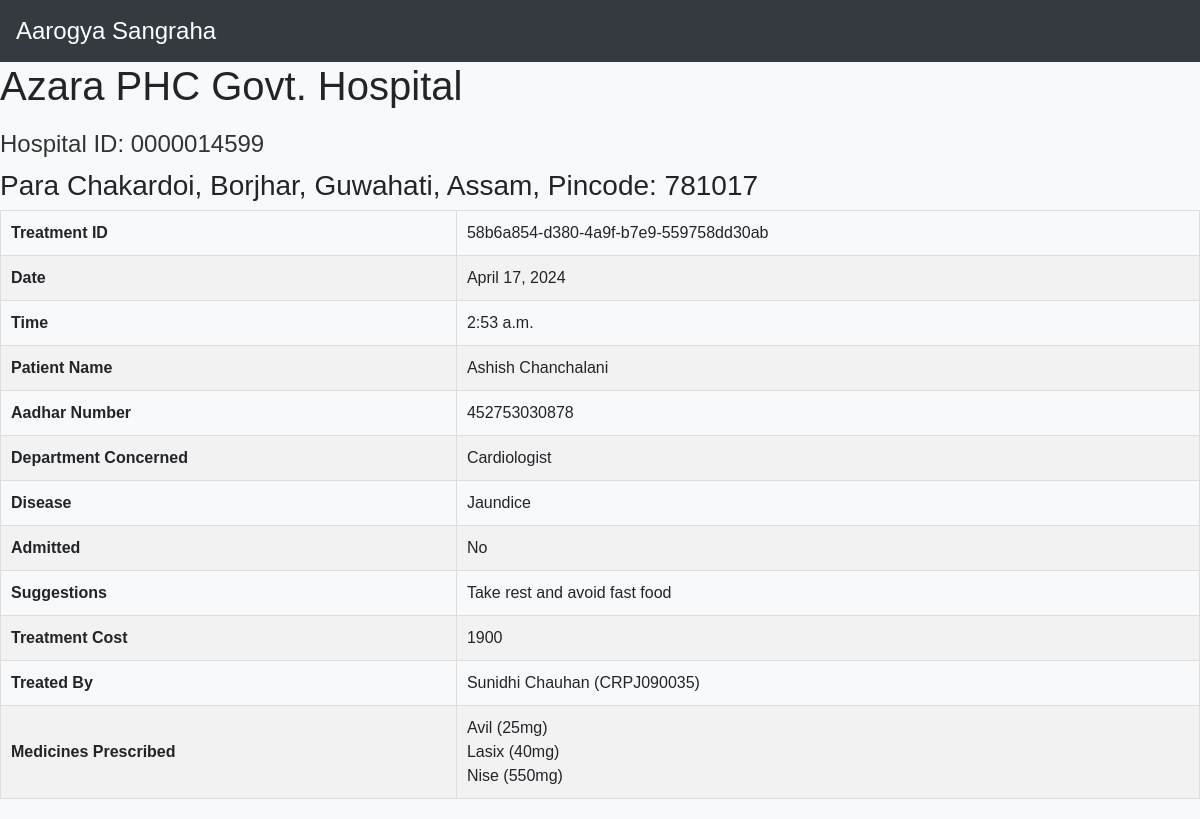
/treatment/treatment-detail/58b6a854d3804a9fb7e9559758dd30ab, run on the app's committed database.
### treatment/models.py (models this page shows, shortened)
class Treatment(models.Model):
    tid = models.UUIDField(primary_key=True, default=uuid.uuid4, editable=False)
    date = models.DateField(auto_now_add=True)
    time = models.TimeField(auto_now_add=True)
    symptoms = models.CharField(max_length=500)
    advisedTest = models.CharField(max_length=250,default=None,null=True,blank=True)
    disease = models.CharField(max_length=75)
    admitted = models.CharField(max_length=20, choices=aList, default='Not Required')
    aadharNo = models.ForeignKey(Patient,on_delete=models.CASCADE,to_field='aadharNo')
    treatmentCost = models.IntegerField()
    medicalID = models.ForeignKey(MedicalPractitioner,on_delete=models.SET_NULL,null=True,blank=True,to_field='medicalID')
    hospitalID = models.ForeignKey(Hospital, on_delete=models.SET_NULL, null=True, blank=True, to_field='hospitalID')
    suggestions = models.CharField(max_length=500,null=True,blank=True,default=None)
    query = models.CharField(max_length=20,choices=q,default='No')
    medicines = models.ManyToManyField(Medicine, through='Medicine_Treatment')

class Hospital(models.Model):
    user=models.OneToOneField(User,on_delete=models.CASCADE)
    hospitalID = models.CharField(max_length=10,primary_key=True)
    address = models.CharField(max_length=100)
    city = models.CharField(max_length=30)
    state = models.CharField(max_length=15)
    pincode = models.CharField(max_length=6)
    status = models.CharField(max_length=20, choices=(
        ('pending', 'Pending Verification'),
        ('approved', 'Approved'),
        ('rejected', 'Rejected')
    ), default='pending')

class Patient(models.Model):
    user=models.OneToOneField(User,on_delete=models.CASCADE)
    aadharNo = models.CharField(max_length=12,primary_key=True)
    sex = models.CharField(max_length=1,choices=sex_c,default=None)
    date_of_birth = models.DateField()
    bloodGroup = models.CharField(max_length=3,choices=bg,default=None)
    emergencyContact = models.CharField(max_length=11)
    criticalInfo = models.CharField(max_length=150,null=True,blank=True,default=None)
    def get_aadharNo(self):
        return self.aadharNo

class MedicalPractitioner(models.Model):
    user=models.OneToOneField(User,on_delete=models.CASCADE)
    medicalID = models.CharField(max_length=10,primary_key=True)
    sex = models.CharField(max_length=1,choices=sex_c,default=None)
    date_of_birth = models.DateField()
    hospitalID = models.ForeignKey(Hospital,on_delete=models.SET_NULL,null=True,blank=True,to_field='hospitalID')
    department = models.CharField(max_length=50,choices=departments,default=None)
    status = models.CharField(max_length=21, choices=(
        ('Authorized','Authorized'),
        ('Suspended','Suspended'),
        ('Permanently Suspended','Permanently Suspended')
    ), default='Authorized')
    def __str__(self):
        return f"{self.user.first_name} {self.user.last_name} ({self.medicalID})"

class Medicine(models.Model):
    medName = models.CharField(max_length=100,primary_key=True)
    company = models.CharField(max_length=50)
    type_med = models.CharField(max_length=50,choices=mtype,default=None)
    regulatoryClass = models.CharField(max_length=50,choices=rclass,default=None)
    dosage = models.IntegerField()
    medCost = models.IntegerField()
    def __str__(self):
        return f"{self.medName} ({self.dosage}mg)"

### treatment/views.py (the view)
# urls.py: path('treatment-detail/<str:tid>',views.treatment_detail,name='treatment_detail'),
def treatment_detail(request, tid):
    treatment = get_object_or_404(models.Treatment, tid=tid)
    return render(request, 'treatment/treatment_detail.html', {'treatment': treatment})

### treatment/templates/treatment/treatment_detail.html (shortened to what this page needs)
{% load static %}
<!DOCTYPE html>
<html lang="en">
<head>
    <link rel="stylesheet" href="https://cdn.jsdelivr.net/npm/bootstrap@4.6.1/dist/css/bootstrap.min.css">
    <link rel="stylesheet" href="https://cdnjs.cloudflare.com/ajax/libs/font-awesome/5.10.2/css/all.css">
    <link rel="stylesheet" href="{% static 'treatment/css/treatment_detail.css' %}">
    <link rel="stylesheet" href="https://cdnjs.cloudflare.com/ajax/libs/font-awesome/5.15.3/css/all.min.css">
</head>
<body>
  <nav class="navbar navbar-expand-lg navbar-dark bg-dark">
    <a class="navbar-brand" href="{% url 'home' %}">Aarogya Sangraha</a>
  </nav>
    <h1>{{ treatment.hospitalID.user.first_name }} {{ treatment.hospitalID.user.last_name }}</h1>
    <h2>Hospital ID: {{ treatment.hospitalID.hospitalID }}</h2>
    <h3>{{ treatment.hospitalID.address }}, {{ treatment.hospitalID.city }}, {{ treatment.hospitalID.state }}, Pincode: {{ treatment.hospitalID.pincode }}</h3>
    <table>
        <tr>
            <th>Treatment ID</th>
            <td>{{ treatment.tid }}</td>
        </tr>
        <tr>
            <th>Date</th>
            <td>{{ treatment.date }}</td>
        </tr>
        <tr>
            <th>Time</th>
            <td>{{ treatment.time }}</td>
        </tr>
        <tr>
            <th>Patient Name</th>
            <td>{{ treatment.aadharNo.user.first_name }} {{ treatment.aadharNo.user.last_name }}</td>
        </tr>
        <tr>
            <th>Aadhar Number</th>
            <td>{{ treatment.aadharNo.get_aadharNo }}</td>
        </tr>
        <tr>
            <th>Department Concerned</th>
            <td>{{ treatment.medicalID.department }}</td>
        </tr>
        <tr>
            <th>Disease</th>
            <td>{{ treatment.disease }}</td>
        </tr>
        <tr>
            <th>Admitted</th>
            <td>{{ treatment.get_admitted_display }}</td>
        </tr>
        <tr>
            <th>Suggestions</th>
            <td>{{ treatment.suggestions }}</td>
        </tr>
        <tr>
            <th>Treatment Cost</th>
            <td>{{ treatment.treatmentCost }}</td>
        </tr>
        <tr>
            <th>Treated By</th>
            <td>{{ treatment.medicalID }}</td>
        </tr>
        <tr>
            <th>Medicines Prescribed</th>
            <td>
                <ul>
                    {% for medicine in treatment.medicines.all %}
                    <li>{{ medicine }}</li>
                    {% endfor %}
                </ul>
            </td>
        </tr>
    </table>
</body>
</html>

### treatment/static/treatment/css/treatment_detail.css (style rules this page uses)
body { font-family: Arial, sans-serif; margin: 0; padding: 0; background-color: #f8f9fa; }
.navbar-brand { font-size: 1.5rem; }
.navbar a { color: #fff; }
h2 { margin-top: 20px; margin-bottom: 10px; font-size: 24px; color: #333; }
table { width: 100%; border-collapse: collapse; margin-bottom: 20px; }
table, th, td { border: 1px solid #ddd; }
th, td { padding: 10px; }
tr:nth-child(even) { background-color: #f2f2f2; }
ul { margin: 0; padding: 0; list-style-type: none; }

### data on the page
Treatment: hospitalID.user.first_name "Azara PHC", hospitalID.user.last_name "Govt. Hospital", hospitalID.hospitalID "0000014599", hospitalID.address "Para Chakardoi, Borjhar", hospitalID.city "Guwahati", hospitalID.state "Assam", hospitalID.pincode "781017", tid "58b6a854-d380-4a9f-b7e9-559758dd30ab", date "April 17, 2024", time "2:53 a.m.", aadharNo.user.first_name "Ashish", aadharNo.user.last_name "Chanchalani", aadharNo.get_aadharNo "452753030878", medicalID.department "Cardiologist", disease "Jaundice", admitted "No", suggestions "Take rest and avoid fast food", treatmentCost "1900", medicalID "Sunidhi Chauhan (CRPJ090035)"
Medicine: medName+dosage "Avil (25mg)"
Medicine: medName+dosage "Lasix (40mg)"
Medicine: medName+dosage "Nise (550mg)"
